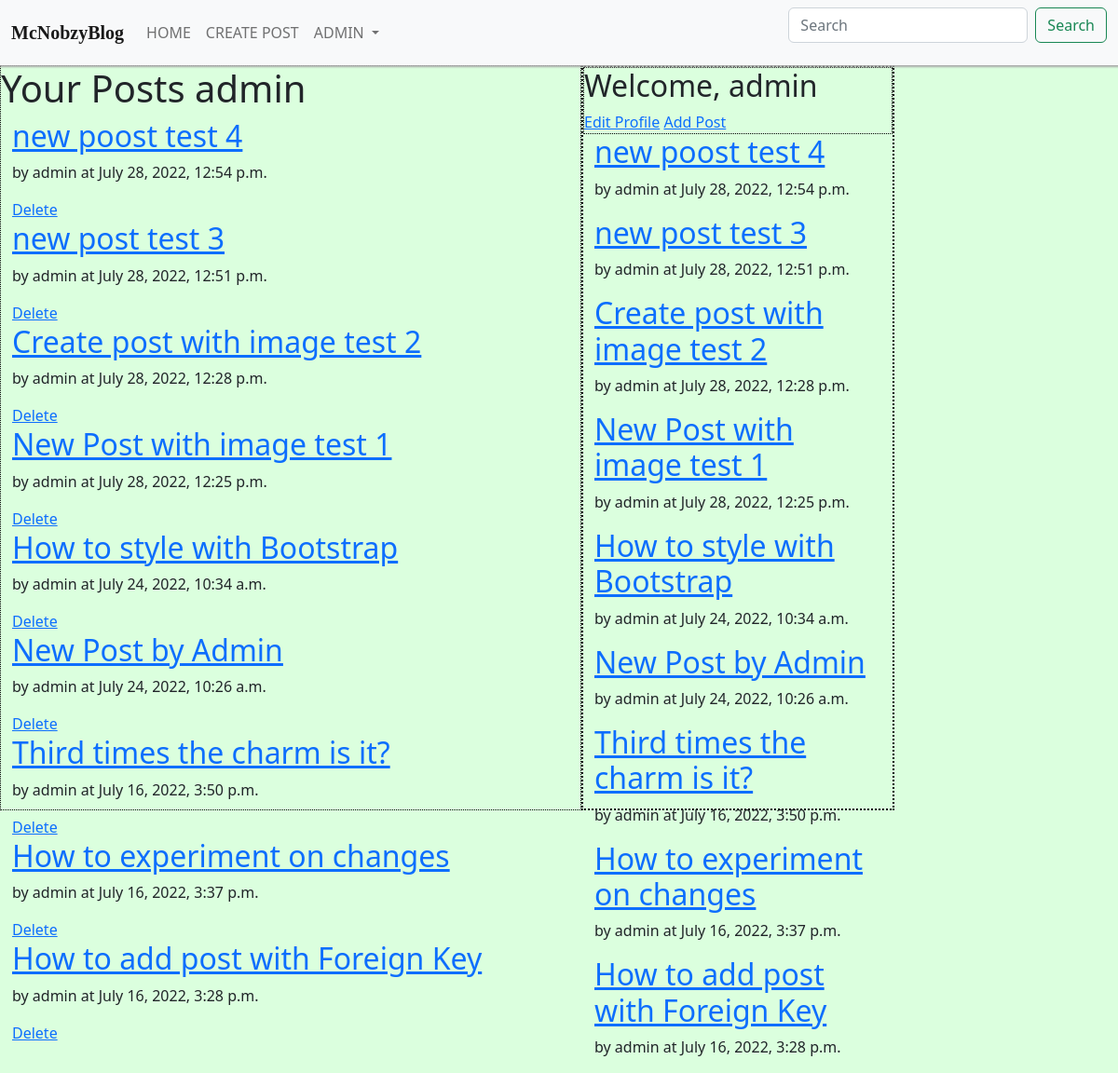
/profile/admin (signed in), run on an earlier commit of the app's database.
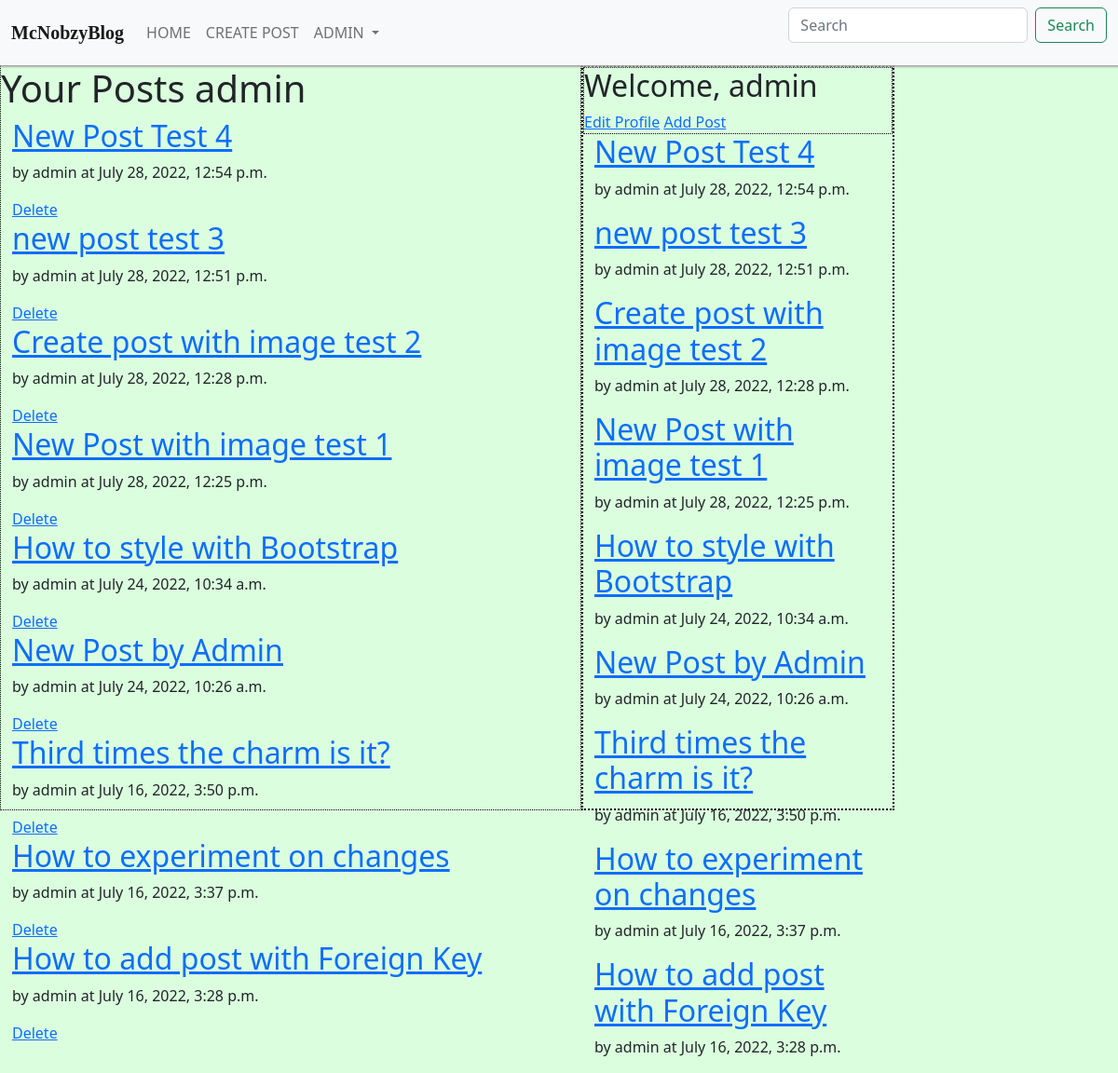
And on a later commit of the database.
### posts/models.py (models this page shows, shortened)
class Post(models.Model):
    title = models.CharField(max_length=100000)
    body = models.CharField(max_length=1000000000)
    author = models.ForeignKey(User, on_delete=models.CASCADE)
    posted_at = models.DateTimeField(default=datetime.now, blank=True)
    post_image = models.ImageField(null=True, blank=True, upload_to="images/")

### posts/views.py (the view)
# urls.py: path('profile/<str:name>', views.profile, name='profile'),
def profile(request, name):
    if request.user.is_authenticated:
        pk = request.user.id
        posts = Post.objects.all().filter(author__exact=pk)
        author_data = {
            'posts':posts,
            'name':name
        }
        return render(request, "profile.html", {'author_data':author_data})
    return redirect("login")

### templates/profile.html (shortened to what this page needs)
{% load static %}
<link href="{% static 'css/mcnobzyBlog.css' %}" rel="stylesheet">
<link href="{% static 'css/bootstrap.min.css' %}" rel="stylesheet">
<head>
</head>
{% include "header.html" %}
<div class="profileContainer">
    <div class="profileContainerRowLeft">
        <div class="profilePosts">
            <h1>Your Posts {{request.user.username}}</h1>
                {% for post in author_data.posts reversed %}
                    <section class="container posts">
                        <a href="/post/{{post.id}}"><h2>{{post.title}}</h2></a>
                        <p>by <bold>{{post.author}} at {{post.posted_at}}</p>
                        <a href="/delete/{{post.id}}" class="delete-link">Delete</a>
                    </section>
                {% endfor %}
        </div>
    </div>
    <div class="profileContainerRowRight">
        <div class="profileContainerRowRightTop">
            <h2>Welcome, {{request.user.username}}</h2>
            <a href="/edit-profile/{{request.user.id}}">Edit Profile</a>
            <a href="/create">Add Post</a>
        </div>
        <div class="profileContainerRowRightBottom">
            {% for post in author_data.posts reversed %}
                    <section class="container posts">
                        <a href="/post/{{post.id}}"><h2>{{post.title}}</h2></a>
                        <p>by <bold>{{post.author}} at {{post.posted_at}}</p>
                    </section>
                {% endfor %}
        </div>
    </div>
</div>

What changed in the data, as far as the page shows it:
changed Post: title "new poost test 4" → "New Post Test 4"
